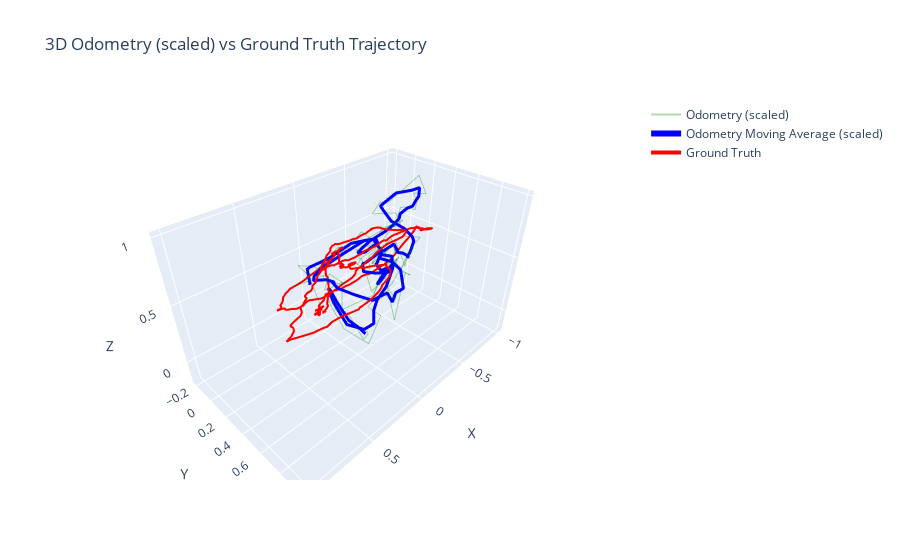

Here is the notebook cell this chart was saved with:
### Code cell
import plotly.graph_objs as go
import numpy as np

# --- Trajektoria odometrii ---
trajectory_3d_np = np.array(trajectory_3d)
trajectory_3d_np = trajectory_3d_np[::5]

# --- Ground Truth ---
gt_file = r"C:\VisualOdometry\falcon_indoor_flight_1_pose_evo_gt.txt"
gt_positions = []
with open(gt_file, "r") as f:
    for line in f:
        if line.strip() == "" or line.startswith("#"):
            continue
        parts = line.strip().split()
        tx, ty, tz = map(float, parts[1:4])
        gt_positions.append([tx, ty, tz])
gt_positions = np.array(gt_positions)

# --- Wyrównanie punktu startowego ---
trajectory_3d_np = trajectory_3d_np - trajectory_3d_np[0]
gt_positions = gt_positions - gt_positions[0]


# scale = np.max(gt_positions) / np.max(trajectory_3d_np)
scale = np.max(np.abs(gt_positions), axis=0) / np.max(np.abs(trajectory_3d_np), axis=0)

# --- Przeskaluj odometrię ---
gt_positions =gt_positions/ np.max(np.abs(gt_positions), axis=0)
trajectory_3d_np_scaled = trajectory_3d_np / np.max(np.abs(trajectory_3d_np), axis=0)

# --- Moving average ---
window = 3
if len(trajectory_3d_np_scaled) >= window:
    kernel = np.ones((window, 1)) / window
    traj_ma = np.vstack(
        [
            np.convolve(trajectory_3d_np_scaled[:, 0], kernel.ravel(), mode="valid"),
            np.convolve(trajectory_3d_np_scaled[:, 1], kernel.ravel(), mode="valid"),
            np.convolve(trajectory_3d_np_scaled[:, 2], kernel.ravel(), mode="valid"),
        ]
    ).T
else:
    traj_ma = trajectory_3d_np_scaled

# --- Wspólny wykres ---
fig = go.Figure()

fig.add_trace(
    go.Scatter3d(
        x=-trajectory_3d_np_scaled[:, 0],
        y=trajectory_3d_np_scaled[:, 1],
        z=-trajectory_3d_np_scaled[:, 2],
        mode="lines",
        line=dict(color="green", width=2),
        opacity=0.3,
        name="Odometry (scaled)",
    )
)

fig.add_trace(
    go.Scatter3d(
        x=-traj_ma[:, 0],
        y=traj_ma[:, 1],
        z=-traj_ma[:, 2],
        mode="lines",
        line=dict(color="blue", width=6),
        opacity=1.0,
        name="Odometry Moving Average (scaled)",
    )
)

fig.add_trace(
    go.Scatter3d(
        x=gt_positions[:, 0],
        y=gt_positions[:, 2],
        z=-gt_positions[:, 1],
        mode="lines",
        line=dict(color="red", width=4),
        name="Ground Truth",
    )
)

fig.update_layout(
    scene=dict(xaxis_title="X", yaxis_title="Y", zaxis_title="Z"),
    title="3D Odometry (scaled) vs Ground Truth Trajectory",
)
fig.show()
